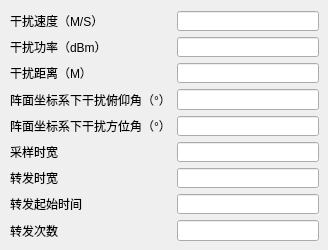
          <widget class="QWidget" name="IsjrCurrentType0Tab">
           <attribute name="title">
            <string>方式0</string>
           </attribute>
           <widget class="QWidget" name="layoutWidget">
            <property name="geometry">
             <rect>
              <x>10</x>
              <y>11</y>
              <width>309</width>
              <height>230</height>
             </rect>
            </property>
            <layout class="QFormLayout" name="formLayout_6">
             <item row="0" column="0">
              <widget class="QLabel" name="label_31">
               <property name="text">
                <string>干扰速度（M/S）</string>
               </property>
              </widget>
             </item>
             <item row="0" column="1">
              <widget class="QLineEdit" name="IsrjSpeedLineEditType0"/>
             </item>
             <item row="1" column="0">
              <widget class="QLabel" name="label_75">
               <property name="text">
                <string>干扰功率（dBm）</string>
               </property>
              </widget>
             </item>
             <item row="1" column="1">
              <widget class="QLineEdit" name="IsrjPowerLineEditType0"/>
             </item>
             <item row="2" column="0">
              <widget class="QLabel" name="label_76">
               <property name="text">
                <string>干扰距离（M）</string>
               </property>
              </widget>
             </item>
             <item row="2" column="1">
              <widget class="QLineEdit" name="IsrjDistanceLineEditType0"/>
             </item>
             <item row="3" column="0">
              <widget class="QLabel" name="label_78">
               <property name="text">
                <string>阵面坐标系下干扰俯仰角（°）</string>
               </property>
              </widget>
             </item>
             <item row="3" column="1">
              <widget class="QLineEdit" name="IsrjThetaLineEditType0"/>
             </item>
             <item row="4" column="0">
              <widget class="QLabel" name="label_79">
               <property name="text">
                <string>阵面坐标系下干扰方位角（°）</string>
               </property>
              </widget>
             </item>
             <item row="4" column="1">
              <widget class="QLineEdit" name="IsrjPhiLineEditType0"/>
             </item>
             <item row="5" column="0">
              <widget class="QLabel" name="label_87">
               <property name="text">
                <string>采样时宽</string>
               </property>
              </widget>
             </item>
             <item row="5" column="1">
              <widget class="QLineEdit" name="IsrjSampleWidthLineEditType0"/>
             </item>
             <item row="6" column="0">
              <widget class="QLabel" name="label_88">
               <property name="text">
                <string>转发时宽</string>
               </property>
              </widget>
             </item>
             <item row="6" column="1">
              <widget class="QLineEdit" name="IsrjRepeatWidthLineEditType0"/>
             </item>
             <item row="7" column="0">
              <widget class="QLabel" name="label_90">
               <property name="text">
                <string>转发起始时间</string>
               </property>
              </widget>
             </item>
             <item row="7" column="1">
              <widget class="QLineEdit" name="IsrjRepeatStartLineEditType0"/>
             </item>
             <item row="8" column="0">
              <widget class="QLabel" name="label_89">
               <property name="text">
                <string>转发次数</string>
               </property>
              </widget>
             </item>
             <item row="8" column="1">
              <widget class="QLineEdit" name="IsrjRepeatNumLineEditType0"/>
             </item>
            </layout>
           </widget>
          </widget>
